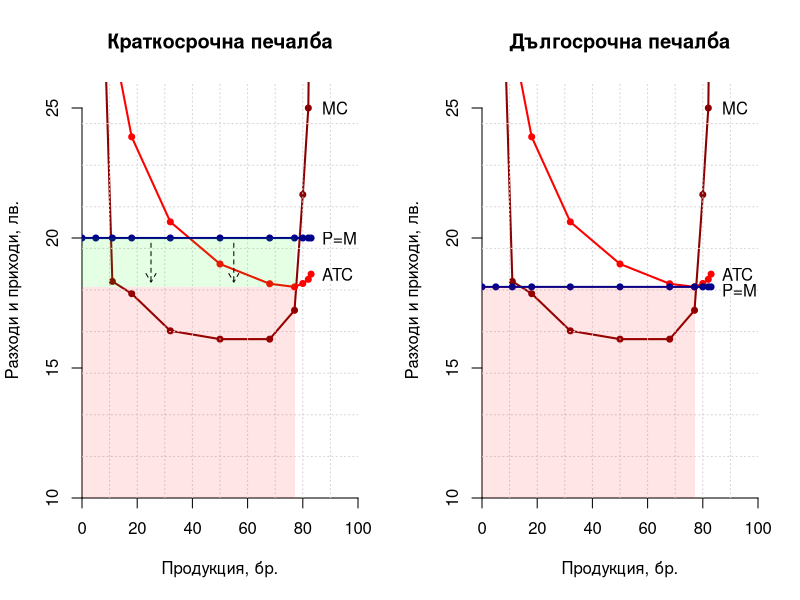
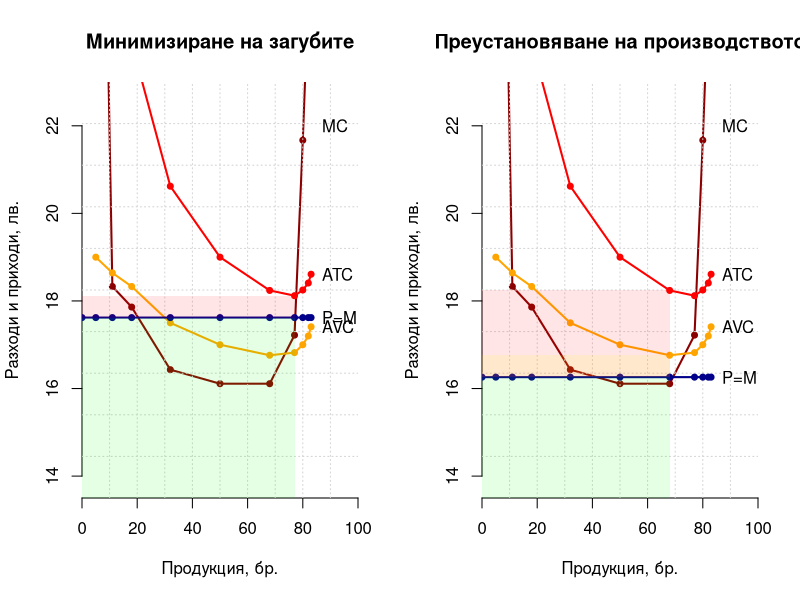
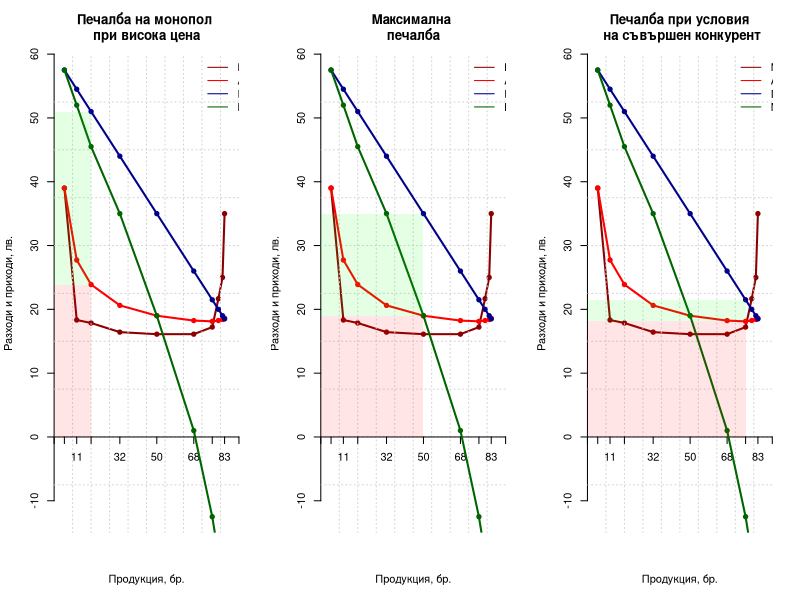
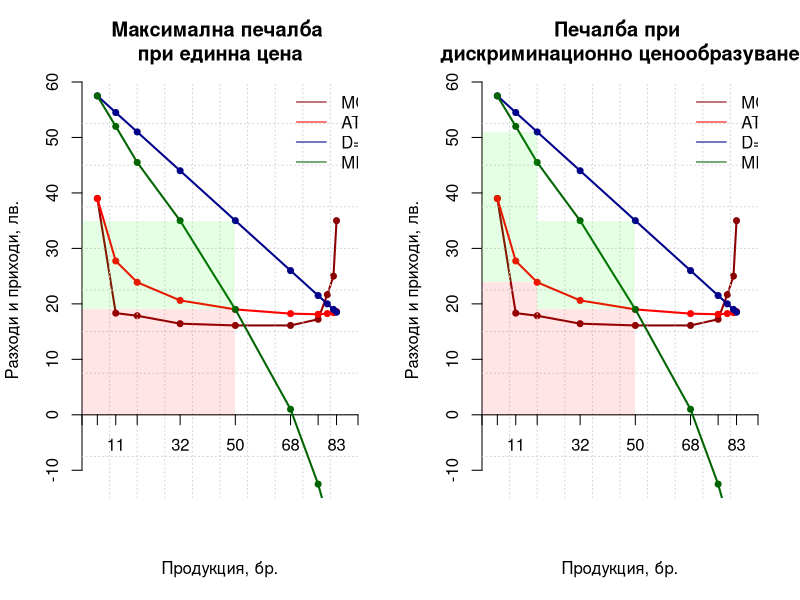
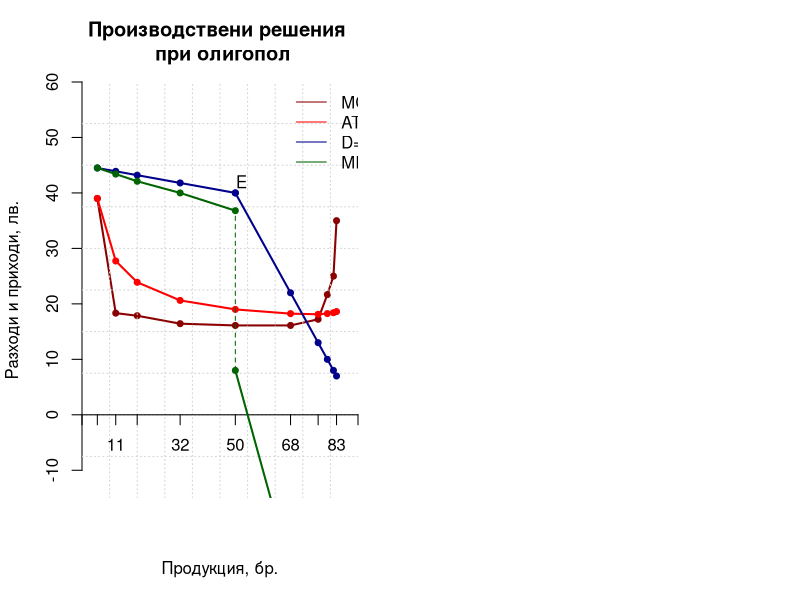

Generate these figures, in order, with R:
## ---- chunk 1
knitr::opts_chunk$set(fig.width = 8, fig.height = 6,
                      fig.path = "figure/",
                      echo = FALSE, warning = FALSE, 
                      message = FALSE)
## ---- chunk 2
prcompDF <- read.csv("./data/production-competition.csv")
for (i in 1:nrow(prcompDF)) {
	prcompDF$MRminATC[i] <- min(prcompDF$ATC)
}
par(mfrow = c(1,2))
plot(x = prcompDF$TP, y = prcompDF$MC,
     xaxs = "i", yaxs = "i", xlim = c(0,100), ylim = c(10,26),
     xlab = "Продукция, бр.", ylab = "Разходи и приходи, лв.",
     type = "o", lwd = 2, col = "darkred", pch = 20, 
     bty = "n", main = "Краткосрочна печалба")
grid(nx=10)
lines(x = prcompDF$TP, y = prcompDF$ATC, type = "o", 
      col = "red", lwd = 2, pch = 20)
lines(x = c(0,prcompDF$TP), y = c(20,prcompDF$MR), type = "o",
      col = "darkblue", lwd = 2, pch = 20)
text(87,18.61, "ATC", adj = 0)
text(87,25, "MC", adj = 0)
text(87,20, "P=MR", adj = 0)
rect(0,0,77,18.12, col = adjustcolor("red", alpha.f = 0.1),
     border = "transparent")
rect(0,18.12,77,20, col = adjustcolor("green", alpha.f = 0.1),
     border = "transparent")
arrows(25,19.8,25,18.3, lty = 2, length = 0.1)
arrows(55,19.8,55,18.3, lty = 2, length = 0.1)
plot(x = prcompDF$TP, y = prcompDF$MC,
     xaxs = "i", yaxs = "i", xlim = c(0,100), ylim = c(10,26),
     xlab = "Продукция, бр.", ylab = "Разходи и приходи, лв.",
     type = "o", lwd = 2, col = "darkred", pch = 20, 
     bty = "n", main = "Дългосрочна печалба")
grid(nx=10)
lines(x = prcompDF$TP, y = prcompDF$ATC, type = "o", 
      col = "red", lwd = 2, pch = 20)
lines(x = c(0,prcompDF$TP), 
      y = c(min(prcompDF$ATC),prcompDF$MRminATC), type = "o",
      col = "darkblue", lwd = 2, pch = 20)
text(87,18.61, "ATC", adj = 0)
text(87,25, "MC", adj = 0)
text(87,18, "P=MR", adj = 0)
rect(0,0,77,18.12, col = adjustcolor("red", alpha.f = 0.1),
     border = "transparent")
## ---- chunk 3
for (i in 1:nrow(prcompDF)) {
	prcompDF$MRunderATC[i] <- min(prcompDF$ATC) - 0.5
}
for (i in 1:nrow(prcompDF)) {
	prcompDF$MRunderAVC[i] <- min(prcompDF$AVC) - 0.5
}
par(mfrow = c(1,2))
plot(x = prcompDF$TP, y = prcompDF$MC,
     xaxs = "i", yaxs = "i", xlim = c(0,100), ylim = c(13.5,23),
     xlab = "Продукция, бр.", ylab = "Разходи и приходи, лв.",
     type = "o", lwd = 2, col = "darkred", pch = 20, 
     bty = "n", main = "Минимизиране на загубите")
grid(nx=10)
lines(x = prcompDF$TP, y = prcompDF$ATC, type = "o", 
      col = "red", lwd = 2, pch = 20)
lines(x = prcompDF$TP, y = prcompDF$AVC, type = "o",
      col = "orange", lwd = 2, pch = 20)
lines(x = c(0,prcompDF$TP), 
      y = c(min(prcompDF$ATC)-0.5,prcompDF$MRunderATC), type = "o",
      col = "darkblue", lwd = 2, pch = 20)
text(87,18.61, "ATC", adj = 0)
text(87,22, "MC", adj = 0)
text(87,17.41, "AVC", adj = 0)
text(87,min(prcompDF$ATC)-0.5, "P=MR", adj = 0)
rect(0,min(prcompDF$ATC)-0.5,77,min(prcompDF$ATC), 
     col = adjustcolor("red", alpha.f=0.1), 
     border = "transparent")
rect(0,0,77,min(prcompDF$ATC)-0.5,
     col = adjustcolor("green", alpha.f=0.1),
     border = "transparent")
plot(x = prcompDF$TP, y = prcompDF$MC,
     xaxs = "i", yaxs = "i", xlim = c(0,100), ylim = c(13.5,23),
     xlab = "Продукция, бр.", ylab = "Разходи и приходи, лв.",
     type = "o", lwd = 2, col = "darkred", pch = 20, 
     bty = "n", main = "Преустановяване на производството")
grid(nx=10)
lines(x = prcompDF$TP, y = prcompDF$ATC, type = "o", 
      col = "red", lwd = 2, pch = 20)
lines(x = prcompDF$TP, y = prcompDF$AVC, type = "o",
      col = "orange", lwd = 2, pch = 20)
lines(x = c(0,prcompDF$TP), 
      y = c(min(prcompDF$AVC)-0.5,prcompDF$MRunderAVC), type = "o",
      col = "darkblue", lwd = 2, pch = 20)
text(87,18.61, "ATC", adj = 0)
text(87,22, "MC", adj = 0)
text(87,min(prcompDF$AVC)-0.5, "P=MR", adj = 0)
text(87,17.41, "AVC", adj = 0)
rect(0,prcompDF$AVC[6],prcompDF$TP[6], prcompDF$ATC[6], 
     col = adjustcolor("red", alpha.f=0.1), 
     border = "transparent")
rect(0,min(prcompDF$AVC)-0.5,prcompDF$TP[6], prcompDF$AVC[6], 
     col = adjustcolor("darkorange", alpha.f=0.2), 
     border = "transparent")
rect(0,0,prcompDF$TP[6],min(prcompDF$AVC)-0.5,
     col = adjustcolor("green", alpha.f=0.1),
     border = "transparent")
## ---- chunk 4
par(mfrow = c(1,3))
plot(x = prcompDF$TP, y = prcompDF$MC,
     xaxs = "i", yaxs = "i", xlim = c(0,90), ylim = c(-15,60),
     xaxt="n",
     xlab = "Продукция, бр.", ylab = "Разходи и приходи, лв.",
     type = "o", lwd = 2, col = "darkred", pch = 20, 
     bty = "n", main = "Печалба на монопол \nпри висока цена")
grid(nx=10)
axis(1, pos=0, at = c(0,prcompDF$TP[1:7],83,90),
     labels = c(" ",prcompDF$TP[1:7],83,90)) 
lines(x = prcompDF$TP, y = prcompDF$ATC, type = "o", 
      col = "red", lwd = 2, pch = 20)
lines(x = prcompDF$TP, y = prcompDF$Dmonopol, type = "o",
      col = "darkblue", lwd = 2, pch = 20)
lines(x = prcompDF$TP, y = prcompDF$MRmonopol, type = "o",
      col = "darkgreen", lwd = 2, pch = 20)
legend(70,60, c("MC", "ATC", "D=AR=P", "MR"), 
       col = c("darkred", "red", "darkblue", "darkgreen"),  
       bty = "n", lty = c(1,1), cex = 1.0)
rect(0,0,prcompDF$TP[3],prcompDF$ATC[3], 
     col = adjustcolor("red", alpha.f=0.1),
     border = "transparent")
rect(0,prcompDF$ATC[3],prcompDF$TP[3],prcompDF$Dmonopol[3],
     col = adjustcolor("green", alpha.f=0.1),
     border = "transparent")
plot(x = prcompDF$TP, y = prcompDF$MC,
     xaxs = "i", yaxs = "i", xlim = c(0,90), ylim = c(-15,60),
     xaxt="n",
     xlab = "Продукция, бр.", ylab = "Разходи и приходи, лв.",
     type = "o", lwd = 2, col = "darkred", pch = 20, 
     bty = "n", main = "Максимална \nпечалба")
grid(nx=10)
axis(1, pos=0, at = c(0,prcompDF$TP[1:7],83,90),
     labels = c(" ",prcompDF$TP[1:7],83,90)) 
lines(x = prcompDF$TP, y = prcompDF$ATC, type = "o", 
      col = "red", lwd = 2, pch = 20)
lines(x = prcompDF$TP, y = prcompDF$Dmonopol, type = "o",
      col = "darkblue", lwd = 2, pch = 20)
lines(x = prcompDF$TP, y = prcompDF$MRmonopol, type = "o",
      col = "darkgreen", lwd = 2, pch = 20)
legend(70,60, c("MC", "ATC", "D=AR=P", "MR"), 
       col = c("darkred", "red", "darkblue", "darkgreen"),  
       bty = "n", lty = c(1,1), cex = 1.0)
rect(0,0,prcompDF$TP[5],prcompDF$ATC[5], 
     col = adjustcolor("red", alpha.f=0.1),
     border = "transparent")
rect(0,prcompDF$ATC[5],prcompDF$TP[5],prcompDF$Dmonopol[5],
     col = adjustcolor("green", alpha.f=0.1),
     border = "transparent")
plot(x = prcompDF$TP, y = prcompDF$MC,
     xaxs = "i", yaxs = "i", xlim = c(0,90), ylim = c(-15,60),
     xaxt="n",
     xlab = "Продукция, бр.", ylab = "Разходи и приходи, лв.",
     type = "o", lwd = 2, col = "darkred", pch = 20, 
     bty = "n", main = "Печалба при условия\n на съвършен конкурент")
grid(nx=10)
axis(1, pos=0, at = c(0,prcompDF$TP[1:7],83,90),
     labels = c(" ",prcompDF$TP[1:7],83,90)) 
lines(x = prcompDF$TP, y = prcompDF$ATC, type = "o", 
      col = "red", lwd = 2, pch = 20)
lines(x = prcompDF$TP, y = prcompDF$Dmonopol, type = "o",
      col = "darkblue", lwd = 2, pch = 20)
lines(x = prcompDF$TP, y = prcompDF$MRmonopol, type = "o",
      col = "darkgreen", lwd = 2, pch = 20)
legend(70,60, c("MC", "ATC", "D=AR=P", "MR"), 
       col = c("darkred", "red", "darkblue", "darkgreen"),  
       bty = "n", lty = c(1,1), cex = 1.0)
rect(0,0,prcompDF$TP[7],prcompDF$ATC[7], 
     col = adjustcolor("red", alpha.f=0.1),
     border = "transparent")
rect(0,prcompDF$ATC[7],prcompDF$TP[7],prcompDF$Dmonopol[7],
     col = adjustcolor("green", alpha.f=0.1),
     border = "transparent")
## ---- chunk 5
par(mfrow = c(1,2))
plot(x = prcompDF$TP, y = prcompDF$MC,
     xaxs = "i", yaxs = "i", xlim = c(0,90), ylim = c(-15,60),
     xaxt="n",
     xlab = "Продукция, бр.", ylab = "Разходи и приходи, лв.",
     type = "o", lwd = 2, col = "darkred", pch = 20, 
     bty = "n", main = "Максимална печалба \nпри единна цена")
grid(nx=10)
axis(1, pos=0, at = c(0,prcompDF$TP[1:7],83,90),
     labels = c(" ",prcompDF$TP[1:7],83,90)) 
lines(x = prcompDF$TP, y = prcompDF$ATC, type = "o", 
      col = "red", lwd = 2, pch = 20)
lines(x = prcompDF$TP, y = prcompDF$Dmonopol, type = "o",
      col = "darkblue", lwd = 2, pch = 20)
lines(x = prcompDF$TP, y = prcompDF$MRmonopol, type = "o",
      col = "darkgreen", lwd = 2, pch = 20)
legend(65,60, c("MC", "ATC", "D=AR=P", "MR"), 
       col = c("darkred", "red", "darkblue", "darkgreen"),  
       bty = "n", lty = c(1,1), cex = 1.0)
rect(0,0,prcompDF$TP[5],prcompDF$ATC[5], 
     col = adjustcolor("red", alpha.f=0.1),
     border = "transparent")
rect(0,prcompDF$ATC[5],prcompDF$TP[5],prcompDF$Dmonopol[5],
     col = adjustcolor("green", alpha.f=0.1),
     border = "transparent")
plot(x = prcompDF$TP, y = prcompDF$MC,
     xaxs = "i", yaxs = "i", xlim = c(0,90), ylim = c(-15,60),
     xaxt="n",
     xlab = "Продукция, бр.", ylab = "Разходи и приходи, лв.",
     type = "o", lwd = 2, col = "darkred", pch = 20, 
     bty = "n", main = "Печалба при \nдискриминационно ценообразуване")
grid(nx=10)
axis(1, pos=0, at = c(0,prcompDF$TP[1:7],83,90),
     labels = c(" ",prcompDF$TP[1:7],83,90)) 
lines(x = prcompDF$TP, y = prcompDF$ATC, type = "o", 
      col = "red", lwd = 2, pch = 20)
lines(x = prcompDF$TP, y = prcompDF$Dmonopol, type = "o",
      col = "darkblue", lwd = 2, pch = 20)
lines(x = prcompDF$TP, y = prcompDF$MRmonopol, type = "o",
      col = "darkgreen", lwd = 2, pch = 20)
legend(65,60, c("MC", "ATC", "D=AR=P", "MR"), 
       col = c("darkred", "red", "darkblue", "darkgreen"),  
       bty = "n", lty = c(1,1), cex = 1.0)
rect(0,0,prcompDF$TP[3],prcompDF$ATC[3], 
     col = adjustcolor("red", alpha.f=0.1),
     border = "transparent")
rect(0,prcompDF$ATC[3],prcompDF$TP[3],prcompDF$Dmonopol[3],
     col = adjustcolor("green", alpha.f=0.1),
     border = "transparent")
rect(prcompDF$TP[3],0,prcompDF$TP[5],prcompDF$ATC[5], 
     col = adjustcolor("red", alpha.f=0.1),
     border = "transparent")
rect(prcompDF$TP[3],prcompDF$ATC[5],prcompDF$TP[5],prcompDF$Dmonopol[5],
     col = adjustcolor("green", alpha.f=0.1),
     border = "transparent")
## ---- chunk 6
for (i in 1:nrow(prcompDF)) {
	prcompDF$D1oligopol[i] <- 45 - 1/10*prcompDF$TP[i]
}
for (i in 1:nrow(prcompDF)) {
	     prcompDF$D2oligopol[i] <- (40+50) - prcompDF$TP[i]
}
prcompDF <- transform(prcompDF, TR1oligopol = TP*D1oligopol)
prcompDF <- transform(prcompDF, TR2oligopol = TP*D2oligopol)
for (i in 1:nrow(prcompDF)) {
	if (i<2) {
		prcompDF$MR1oligopol[i] <- prcompDF$TR1oligopol[i]/prcompDF$TP[i]
	}
	else {
		prcompDF$MR1oligopol[i] <- (prcompDF$TR1oligopol[i] - prcompDF$TR1oligopol[i-1])/(prcompDF$TP[i] - prcompDF$TP[i-1])
	}
}
for (i in 1:nrow(prcompDF)) {
	if (i<2) {
		prcompDF$MR2oligopol[i] <- prcompDF$TR2oligopol[i]/prcompDF$TP[i]
	}
	else {
		prcompDF$MR2oligopol[i] <- (prcompDF$TR2oligopol[i] - prcompDF$TR2oligopol[i-1])/(prcompDF$TP[i] - prcompDF$TP[i-1])
	}
}
plot(x = prcompDF$TP, y = prcompDF$MC,
     xaxs = "i", yaxs = "i", xlim = c(0,90), ylim = c(-15,60),
     xaxt = "n",
     xlab = "Продукция, бр.", ylab = "Разходи и приходи, лв.",
     type = "o", lwd = 2, col = "darkred", pch = 20, 
     bty = "n", main = "Производствени решения \n при олигопол")
grid(nx=10)
axis(1, pos=0, at = c(0,prcompDF$TP[1:7],83,90),
     labels = c(" ",prcompDF$TP[1:7],83,90)) 
lines(x = prcompDF$TP, y = prcompDF$ATC, type = "o", 
      col = "red", lwd = 2, pch = 20)
lines(x = prcompDF$TP[1:5], y = prcompDF$D1oligopol[1:5], type = "o",
      col = "darkblue", lwd = 2, pch = 20)
lines(x = prcompDF$TP[5:length(prcompDF$TP)],
      y = prcompDF$D2oligopol[5:length(prcompDF$D2oligopol)], 
      type = "o", col = "darkblue", lwd = 2, pch = 20)
lines(x = prcompDF$TP[1:5], y = prcompDF$MR1oligopol[1:5], type = "o",
      col = "darkgreen", lwd = 2, pch = 20)
lines(x = prcompDF$TP[5:length(prcompDF$TP)], 
      y = prcompDF$MR2oligopol[5:length(prcompDF$MR2oligopol)], 
      type = "o", col = "darkgreen", lwd = 2, pch = 20)
segments(prcompDF$TP[5],prcompDF$MR2oligopol[5],
	 prcompDF$TP[5],prcompDF$MR1oligopol[5],
	 lty = 2, col = "darkgreen")
text(52,42, "E")
legend(65,60, c("MC", "ATC", "D=AR=P", "MR"), 
       col = c("darkred", "red", "darkblue", "darkgreen"),  
       bty = "n", lty = c(1,1), cex = 1.0)
